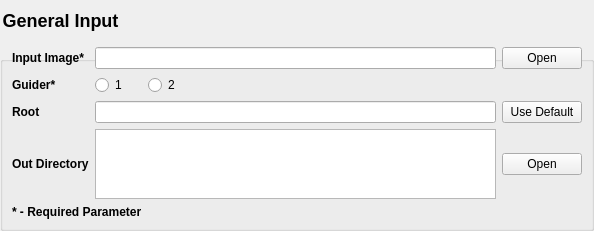
         <widget class="QGroupBox" name="groupBox_inputData">
          <property name="sizePolicy">
           <sizepolicy hsizetype="Minimum" vsizetype="Preferred">
            <horstretch>0</horstretch>
            <verstretch>0</verstretch>
           </sizepolicy>
          </property>
          <property name="styleSheet">
           <string notr="true">QGroupBox { font-size: 18px; font-weight: bold; margin-top: 35px } QGroupBox::title { top: -25px }</string>
          </property>
          <property name="title">
           <string>General Input</string>
          </property>
          <property name="checkable">
           <bool>false</bool>
          </property>
          <layout class="QGridLayout" name="gridLayout">
           <item row="1" column="1">
            <widget class="QRadioButton" name="radioButton_G1">
             <property name="toolTip">
              <string>Which guider/FGS should the final image simulate</string>
             </property>
             <property name="text">
              <string>1</string>
             </property>
             <attribute name="buttonGroup">
              <string notr="true">buttonGroup_guider</string>
             </attribute>
            </widget>
           </item>
           <item row="1" column="3">
            <spacer name="horizontalSpacer">
             <property name="orientation">
              <enum>Qt::Horizontal</enum>
             </property>
             <property name="sizeHint" stdset="0">
              <size>
               <width>310</width>
               <height>20</height>
              </size>
             </property>
            </spacer>
           </item>
           <item row="1" column="2">
            <widget class="QRadioButton" name="radioButton_G2">
             <property name="toolTip">
              <string>Which guider/FGS should the final image simulate</string>
             </property>
             <property name="text">
              <string>2</string>
             </property>
             <attribute name="buttonGroup">
              <string notr="true">buttonGroup_guider</string>
             </attribute>
            </widget>
           </item>
           <item row="3" column="0">
            <widget class="QLabel" name="label_out">
             <property name="toolTip">
              <string>Directory name where the root directory exists or will be created</string>
             </property>
             <property name="text">
              <string>&lt;html&gt;&lt;head/&gt;&lt;body&gt;&lt;p&gt;&lt;span style=&quot; font-weight:600;&quot;&gt;Out Directory&lt;/span&gt;&lt;/p&gt;&lt;/body&gt;&lt;/html&gt;</string>
             </property>
            </widget>
           </item>
           <item row="2" column="0">
            <widget class="QLabel" name="label_root">
             <property name="toolTip">
              <string>&lt;html&gt;&lt;head/&gt;&lt;body&gt;&lt;p&gt;Label for directory where output data will be stored and file names&lt;/p&gt;&lt;/body&gt;&lt;/html&gt;</string>
             </property>
             <property name="text">
              <string>&lt;b&gt;Root&lt;/b&gt;</string>
             </property>
            </widget>
           </item>
           <item row="2" column="4">
            <widget class="QPushButton" name="pushButton_root">
             <property name="toolTip">
              <string>Use the prefix of the input image name as the root</string>
             </property>
             <property name="text">
              <string>Use Default</string>
             </property>
            </widget>
           </item>
           <item row="4" column="0" colspan="2">
            <widget class="QLabel" name="label_requiredParameter">
             <property name="text">
              <string>&lt;html&gt;&lt;head/&gt;&lt;body&gt;&lt;p&gt;&lt;span style=&quot; font-weight:600;&quot;&gt;* - Required Parameter&lt;/span&gt;&lt;/p&gt;&lt;/body&gt;&lt;/html&gt;</string>
             </property>
            </widget>
           </item>
           <item row="0" column="4">
            <widget class="QPushButton" name="pushButton_inputImage">
             <property name="toolTip">
              <string>Open Finder window to select input image file</string>
             </property>
             <property name="text">
              <string>Open</string>
             </property>
            </widget>
           </item>
           <item row="0" column="0">
            <widget class="QLabel" name="label_input">
             <property name="toolTip">
              <string>FITS file to convert or generate files from</string>
             </property>
             <property name="text">
              <string>&lt;b&gt;Input Image*&lt;/b&gt;</string>
             </property>
            </widget>
           </item>
           <item row="3" column="1" colspan="3">
            <widget class="QTextEdit" name="textEdit_out">
             <property name="sizePolicy">
              <sizepolicy hsizetype="Expanding" vsizetype="MinimumExpanding">
               <horstretch>0</horstretch>
               <verstretch>0</verstretch>
              </sizepolicy>
             </property>
             <property name="minimumSize">
              <size>
               <width>0</width>
               <height>40</height>
              </size>
             </property>
             <property name="maximumSize">
              <size>
               <width>16777215</width>
               <height>70</height>
              </size>
             </property>
             <property name="toolTip">
              <string>Directory name where the root directory exists or will be created</string>
             </property>
             <property name="acceptRichText">
              <bool>false</bool>
             </property>
            </widget>
           </item>
           <item row="2" column="1" colspan="3">
            <widget class="QLineEdit" name="lineEdit_root">
             <property name="toolTip">
              <string>&lt;html&gt;&lt;head/&gt;&lt;body&gt;&lt;p&gt;Label for directory where output data will be stored and file names&lt;/p&gt;&lt;/body&gt;&lt;/html&gt;</string>
             </property>
            </widget>
           </item>
           <item row="3" column="4">
            <widget class="QPushButton" name="pushButton_out">
             <property name="toolTip">
              <string>Open Finder window to select output directory</string>
             </property>
             <property name="text">
              <string>Open</string>
             </property>
            </widget>
           </item>
           <item row="1" column="0">
            <widget class="QLabel" name="label_guider">
             <property name="toolTip">
              <string>Which guider/FGS should the final image simulate</string>
             </property>
             <property name="text">
              <string>&lt;b&gt;Guider*&lt;/b&gt;</string>
             </property>
            </widget>
           </item>
           <item row="0" column="1" colspan="3">
            <widget class="QLineEdit" name="lineEdit_inputImage">
             <property name="toolTip">
              <string>FITS file to convert or generate files from</string>
             </property>
            </widget>
           </item>
          </layout>
         </widget>
